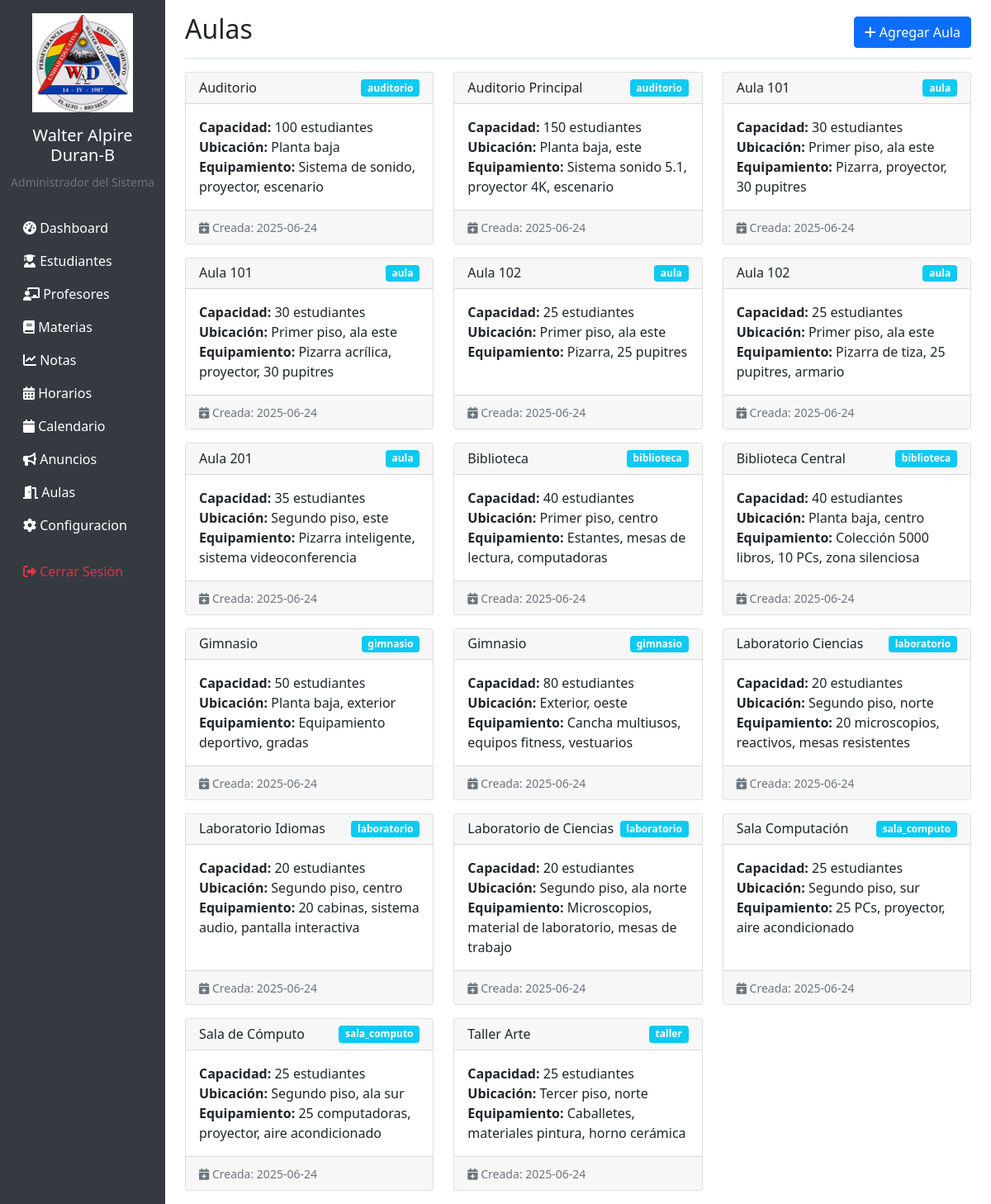
Page /rooms (signed in) on the committed database.
### tables this page shows
CREATE TABLE rooms (
            id INTEGER PRIMARY KEY AUTOINCREMENT,
            name TEXT NOT NULL,
            capacity INTEGER,
            room_type TEXT,
            equipment TEXT,
            location TEXT,
            created_at TIMESTAMP DEFAULT CURRENT_TIMESTAMP
        );

### app.py (the view)
@app.route('/rooms')
@login_required
@role_required(['director', 'profesor'])
def list_rooms():
    conn = get_db_connection()
    rooms = conn.execute('SELECT * FROM rooms ORDER BY name').fetchall()
    conn.close()
    return render_template('rooms/list.html', rooms=rooms)

### app.py (called while the page is built)
def get_db_connection():
    conn = sqlite3.connect(DATABASE)
    conn.row_factory = sqlite3.Row
    return conn

def login_required(f):
    @wraps(f)
    def decorated_function(*args, **kwargs):
        if 'user_id' not in session:
            return redirect(url_for('login'))
        return f(*args, **kwargs)
    return decorated_function

def role_required(roles):
    def decorator(f):
        @wraps(f)
        def decorated_function(*args, **kwargs):
            if 'user_role' not in session or session['user_role'] not in roles:
                flash('No tienes permisos para acceder a esta página.', 'error')
                return redirect(url_for('dashboard'))
            return f(*args, **kwargs)
        return decorated_function
    return decorator

### templates/rooms/list.html (shortened to what this page needs)
{% extends "base.html" %}
{% block content %}
<div class="d-flex justify-content-between flex-wrap flex-md-nowrap align-items-center pt-3 pb-2 mb-3 border-bottom">
    <h1 class="h2">Aulas</h1>
    {% if session.user_role == 'director' %}
    <div class="btn-toolbar mb-2 mb-md-0">
        <a href="{{ url_for('add_room') }}" class="btn btn-primary">
            <i class="fas fa-plus"></i> Agregar Aula
        </a>
    </div>
    {% endif %}
</div>
<div class="row">
    {% for room in rooms %}
    <div class="col-md-4 mb-3">
        <div class="card h-100">
            <div class="card-header d-flex justify-content-between align-items-center">
                <h6 class="mb-0">{{ room.name }}</h6>
                <span class="badge bg-info">{{ room.room_type or 'Aula' }}</span>
            </div>
            <div class="card-body">
                <p class="card-text">
                    <strong>Capacidad:</strong> {{ room.capacity or 'No especificada' }} estudiantes<br>
                    <strong>Ubicación:</strong> {{ room.location or 'No especificada' }}<br>
                    {% if room.equipment %}
                    <strong>Equipamiento:</strong> {{ room.equipment }}
                    {% endif %}
                </p>
            </div>
            <div class="card-footer">
                <small class="text-muted">
                    <i class="fas fa-calendar-plus"></i> Creada: {{ room.created_at.split(' ')[0] if room.created_at else 'N/A' }}
                </small>
            </div>
        </div>
    </div>
    {% else %}
    <div class="col-12">
        <div class="alert alert-info text-center">
            <i class="fas fa-info-circle"></i> No hay aulas registradas
        </div>
    </div>
    {% endfor %}
</div>
{% endblock %}

### rows in the picture
rooms: name "Auditorio", room_type "auditorio", capacity "100", location "Planta baja", equipment "Sistema de sonido, proyector, escenario", created_at "2025-06-24"
rooms: name "Auditorio Principal", room_type "auditorio", capacity "150", location "Planta baja, este", equipment "Sistema sonido 5.1, proyector 4K, escenario", created_at "2025-06-24"
rooms: name "Aula 101", room_type "aula", capacity "30", location "Primer piso, ala este", equipment "Pizarra, proyector, 30 pupitres", created_at "2025-06-24"
rooms: name "Aula 101", room_type "aula", capacity "30", location "Primer piso, ala este", equipment "Pizarra acrílica, proyector, 30 pupitres", created_at "2025-06-24"
rooms: name "Aula 102", room_type "aula", capacity "25", location "Primer piso, ala este", equipment "Pizarra, 25 pupitres", created_at "2025-06-24"
rooms: name "Aula 102", room_type "aula", capacity "25", location "Primer piso, ala este", equipment "Pizarra de tiza, 25 pupitres, armario", created_at "2025-06-24"
rooms: name "Aula 201", room_type "aula", capacity "35", location "Segundo piso, este", equipment "Pizarra inteligente, sistema videoconferencia", created_at "2025-06-24"
rooms: name "Biblioteca", room_type "biblioteca", capacity "40", location "Primer piso, centro", equipment "Estantes, mesas de lectura, computadoras", created_at "2025-06-24"
rooms: name "Biblioteca Central", room_type "biblioteca", capacity "40", location "Planta baja, centro", equipment "Colección 5000 libros, 10 PCs, zona silenciosa", created_at "2025-06-24"
rooms: name "Gimnasio", room_type "gimnasio", capacity "50", location "Planta baja, exterior", equipment "Equipamiento deportivo, gradas", created_at "2025-06-24"
rooms: name "Gimnasio", room_type "gimnasio", capacity "80", location "Exterior, oeste", equipment "Cancha multiusos, equipos fitness, vestuarios", created_at "2025-06-24"
rooms: name "Laboratorio Ciencias", room_type "laboratorio", capacity "20", location "Segundo piso, norte", equipment "20 microscopios, reactivos, mesas resistentes", created_at "2025-06-24"
rooms: name "Laboratorio Idiomas", room_type "laboratorio", capacity "20", location "Segundo piso, centro", equipment "20 cabinas, sistema audio, pantalla interactiva", created_at "2025-06-24"
rooms: name "Laboratorio de Ciencias", room_type "laboratorio", capacity "20", location "Segundo piso, ala norte", equipment "Microscopios, material de laboratorio, mesas de trabajo", created_at "2025-06-24"
rooms: name "Sala Computación", room_type "sala_computo", capacity "25", location "Segundo piso, sur", equipment "25 PCs, proyector, aire acondicionado", created_at "2025-06-24"
rooms: name "Sala de Cómputo", room_type "sala_computo", capacity "25", location "Segundo piso, ala sur", equipment "25 computadoras, proyector, aire acondicionado", created_at "2025-06-24"
rooms: name "Taller Arte", room_type "taller", capacity "25", location "Tercer piso, norte", equipment "Caballetes, materiales pintura, horno cerámica", created_at "2025-06-24"

### other values in the picture
{{ session.full_name }} "Administrador del Sistema"
